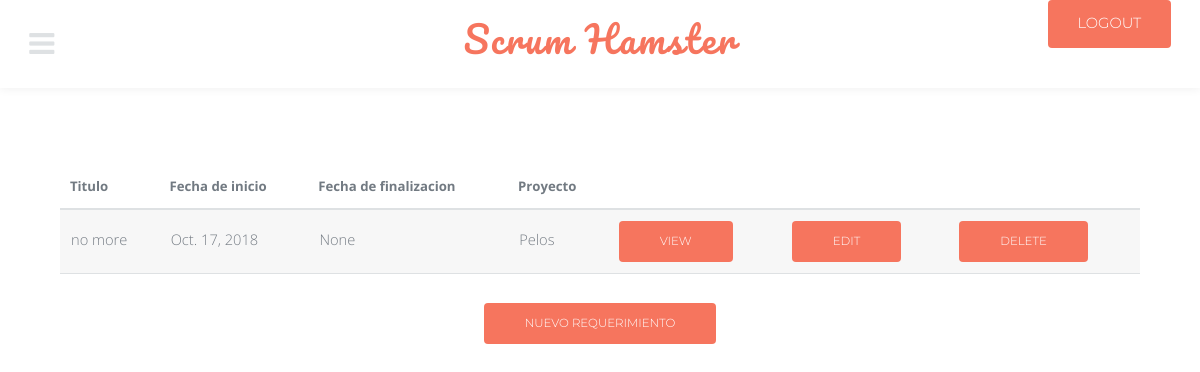
The page /list_requirement (signed in) on the database its author committed.
### modules/models.py (models this page shows, shortened)
class requirement(models.Model):
	title = models.CharField(max_length = 45)
	description = models.TextField()
	start_date = models.DateField(auto_now_add = True)
	end_date = models.DateField(blank = True, null = True)
	project_id = models.ForeignKey(project, on_delete = models.CASCADE)

class project(models.Model):
    name = models.CharField(max_length = 75)
    percent = models.PositiveSmallIntegerField()
    created_at = models.DateField(auto_now_add = True)
    file = models.URLField(blank = True)
    client_id = models.ForeignKey(client, on_delete = models.CASCADE)
    def __str__(self):
        return '%s' % (self.name)

### modules/views.py (the view)
# urls.py: path('list_requirement', list_requirement, name = 'list_requirement'),
@login_required
def list_requirement(request):
	data = requirement.objects.all()
	return render(request, 'requirement/requirement_list.html', {'data': data})

### modules/templates/requirement/requirement_list.html
{% extends 'base.html' %}
{% block cont %}
<table border="10">
<thead>
		<div>
			<th>Titulo</th>
			<th>Fecha de inicio</th>
			<th>Fecha de finalizacion</th>
			<th>Proyecto</th>
		 </div>
		</thead>
		{% for i in data %}
	<tr>
		<td>{{ i.title }}</td>
		<td>{{ i.start_date }}</td>
		<td>{{ i.end_date }}</td>
		<td>{{ i.project_id }}</td>
		<td>
			<a href="{% url 'view_requirement' i.id %}" class="button small">View</a>
		</td>
		<td>
			<a href="{% url 'update_requirement' i.id %}" class="button small">Edit</a>
		</td>
		<td>
			<a href="{% url 'delete_requirement' i.id %}" class="button small">Delete</a>
		</td>
	</tr>
{% endfor %}
</table>
<a href="{% url 'create_requirement' %}" class="button small">Nuevo Requerimiento</a>
{% endblock %}

### modules/static/assets/css/main.css (style rules this page uses)
html, body, div, span, applet, object, iframe, h1, h2, h3, h4, h5, h6, p, blockquote, pre, a, abbr, acronym, address, big, cite, code, del, dfn, em, img, ins, kbd, q, s, samp, small, strike, strong, sub, sup, tt, var, b, u, i, center, dl, dt, dd, ol, ul, li, fieldset, form, label, legend, table, caption, tbody, tfoot, thead, tr, th, td, article, aside, canvas, details, embed, figure, figcaption, footer, header, hgroup, menu, nav, output, ruby, section, summary, time, mark, audio, video { margin: 0; padding: 0; border: 0; font-size: 100%; font: inherit; vertical-align: baseline; }
body { line-height: 1; }
table { border-collapse: collapse; border-spacing: 0; }
body { -webkit-text-size-adjust: none; }
*, *:before, *:after { -moz-box-sizing: border-box; -webkit-box-sizing: border-box; box-sizing: border-box; }
body { -ms-overflow-style: scrollbar; }
body { background: #fff; }
body, input, select, textarea { color: #767d85; font-family: "Open Sans", Arial, Helvetica, sans-serif; font-size: 13pt; font-weight: 300; line-height: 1.65; }
@media screen and (max-width: 1680px) { body, input, select, textarea { font-size: 11pt; } }
@media screen and (max-width: 1280px) { body, input, select, textarea { font-size: 11pt; } }
a { color: #25a2c3; text-decoration: underline; }
table { margin: 0 0 2em 0; width: 100%; }
table tbody tr { border: solid 1px #dee1e3; border-left: 0; border-right: 0; }
table tbody tr:nth-child(2n + 1) { background-color: rgba(144, 144, 144, 0.075); }
table td { padding: 0.75em 0.75em; }
table th { color: #727a82; font-size: 0.9em; font-weight: 700; padding: 0 0.75em 0.75em 0.75em; text-align: left; }
table thead { border-bottom: solid 2px #dee1e3; }
input[type="submit"], input[type="reset"], input[type="button"], button, .button { -moz-appearance: none; -webkit-appearance: none; -ms-appearance: none; appearance: none; -moz-transition: background-color 0.2s ease-in-out, color 0.2s ease-in-out; -webkit-transition: background-color 0.2s ease-in-out, color 0.2s ease-in-out; -ms-transition: background-color 0.2s ease-in-out, color 0.2s ease-in-out; transition: background-color 0.2s ease-in-out, color 0.2s ease-in-out; background-color: #f6755e; border-radius: 4px; border: 0; color: #ffffff; cursor: pointer; display: inline-block; font-family: "Montserrat", sans-serif; height: 3.5em; line-height: 3.5em; padding: 0 3.5em; text-align: center; text-decoration: none; white-space: nowrap; text-transform: uppercase; }
input[type="submit"].small, input[type="reset"].small, input[type="button"].small, button.small, .button.small { font-size: 0.8em; }
body { padding-top: 6em; }

### rows shown on the page
requirement: title "no more", start_date "Oct. 17, 2018", end_date "None", project_id "Pelos"
